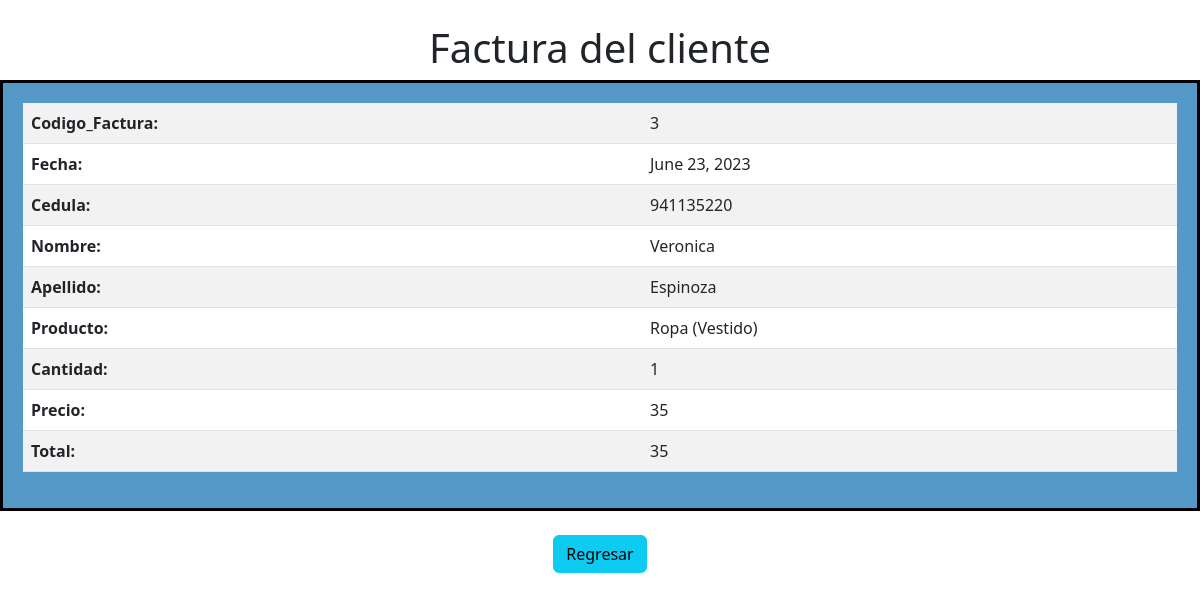
Page /ver_factura/3 on the committed database.
### factura/models.py (models this page shows, shortened)
class Factura(models.Model):
    fecha=models.DateField(null=True)
    cantidad= models.IntegerField(null=True)
    total=models.IntegerField(null=True)
    cliente=models.ForeignKey(Cliente, on_delete=models.SET_NULL, null=True)
    producto=models.ForeignKey(Producto, on_delete=models.SET_NULL, null=True)

class Cliente(models.Model):
    cedula=models.IntegerField(null=True)
    nombre=models.CharField(max_length=20, null=True)
    apellido=models.CharField(max_length=20, null=True)
    email=models.CharField(max_length=50, null=True)
    direccion=models.CharField(max_length=50, null=True)
    telefono=models.IntegerField(null=True)

class Producto(models.Model):
    nombre=models.CharField(max_length=50, null=True)
    precio=models.IntegerField(null=True)

### factura/views.py (the view)
# urls.py: path('ver_factura/<int:idFactura>', ver_factura),
def ver_factura(request, idFactura):
    pagina= loader.get_template('ver_factura.html')
    factura= get_object_or_404(Factura, pk=idFactura)
    mensaje= {'factura': factura}
    return HttpResponse(pagina.render(mensaje, request))

### factura/templates/ver_factura.html (shortened to what this page needs)
<!DOCTYPE html>
<html lang="en">
<head>
  <link href="https://cdn.jsdelivr.net/npm/bootstrap@5.3.0/dist/css/bootstrap.min.css" rel="stylesheet">
</head>
<body>
<div align="center">
<br>
<h1>Factura del cliente</h1>
<div class="table-container">
    <table class="table table-striped">
        <tbody>
            <tr>
                <th>Codigo_Factura:</th>
                <td>{{factura.id}}</td>
            </tr>
            <tr>
                <th>Fecha:</th>
                <td>{{factura.fecha}}</td>
            </tr>
            <tr>
                <th>Cedula:</th>
                <td>{{factura.cliente.cedula}}</td>
            </tr>
            <tr>
                <th>Nombre:</th>
                <td>{{factura.cliente.nombre}}</td>
            </tr>
            <tr>
                <th>Apellido:</th>
                <td>{{factura.cliente.apellido}}</td>
            </tr>
            <tr>
                <th>Producto:</th>
                <td>{{factura.producto.nombre}}</td>
            </tr>
            <tr>
                <th>Cantidad:</th>
                <td>{{factura.cantidad}}</td>
            </tr>
            <tr>
                <th>Precio:</th>
                <td>{{factura.producto.precio}}</td>
            </tr>
            <tr>
                <th>Total:</th>
                <td>{{factura.total}}</td>
            </tr>
        </tbody>
    </table>
</div>
<br>
<div align="center">
    <a class="btn btn-info" href="{%url 'inicio'%}">Regresar</a>
</div>
</div>
</body>
</html>

### factura/templates/ver_factura.html (style rules this page uses)
body { background-image: url(https://img.freepik.com/foto-gratis/fondo_53876-32169.jpg); background-repeat: no-repeat; background-size: cover; background-position: center; height: 100vh; margin: 0; padding: 0; }
.table-container { background-color: #5499C7; padding: 20px; border: 3px solid black; }

### rows in the picture
Factura: id "3", fecha "June 23, 2023", cliente.cedula "941135220", cliente.nombre "Veronica", cliente.apellido "Espinoza", producto.nombre "Ropa (Vestido)", cantidad "1", producto.precio "35", total "35"
